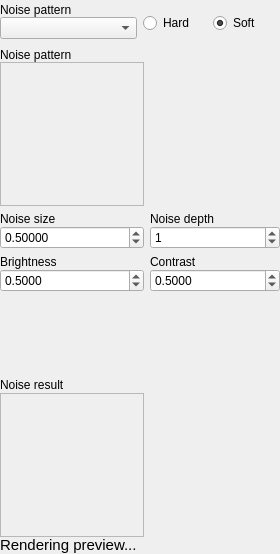
<?xml version="1.0" encoding="UTF-8"?>
<ui version="4.0">
 <class>teClouds</class>
 <widget class="QWidget" name="teClouds">
  <property name="geometry">
   <rect>
    <x>0</x>
    <y>0</y>
    <width>280</width>
    <height>554</height>
   </rect>
  </property>
  <property name="sizePolicy">
   <sizepolicy hsizetype="Preferred" vsizetype="Fixed">
    <horstretch>0</horstretch>
    <verstretch>0</verstretch>
   </sizepolicy>
  </property>
  <property name="windowTitle">
   <string>Form</string>
  </property>
  <layout class="QGridLayout" name="gridLayout_2">
   <property name="margin">
    <number>0</number>
   </property>
   <property name="verticalSpacing">
    <number>-1</number>
   </property>
   <item row="0" column="0" colspan="2">
    <widget class="QFrame" name="frNoise">
     <property name="sizePolicy">
      <sizepolicy hsizetype="Preferred" vsizetype="Fixed">
       <horstretch>0</horstretch>
       <verstretch>0</verstretch>
      </sizepolicy>
     </property>
     <layout class="QGridLayout" name="gridLayout">
      <property name="horizontalSpacing">
       <number>-1</number>
      </property>
      <property name="verticalSpacing">
       <number>0</number>
      </property>
      <property name="margin">
       <number>0</number>
      </property>
      <item row="0" column="0" rowspan="2">
       <widget class="QFrame" name="frNoiseType">
        <property name="sizePolicy">
         <sizepolicy hsizetype="Preferred" vsizetype="Fixed">
          <horstretch>0</horstretch>
          <verstretch>0</verstretch>
         </sizepolicy>
        </property>
        <layout class="QVBoxLayout" name="verticalLayout_4">
         <property name="spacing">
          <number>0</number>
         </property>
         <property name="margin">
          <number>0</number>
         </property>
         <item>
          <widget class="QLabel" name="label">
           <property name="text">
            <string>Noise pattern</string>
           </property>
          </widget>
         </item>
         <item>
          <widget class="QComboBox" name="noiseType"/>
         </item>
        </layout>
       </widget>
      </item>
      <item row="0" column="1">
       <spacer name="verticalSpacer_2">
        <property name="orientation">
         <enum>Qt::Vertical</enum>
        </property>
        <property name="sizeHint" stdset="0">
         <size>
          <width>20</width>
          <height>13</height>
         </size>
        </property>
       </spacer>
      </item>
      <item row="1" column="1">
       <widget class="QFrame" name="frRadios">
        <property name="sizePolicy">
         <sizepolicy hsizetype="Preferred" vsizetype="Preferred">
          <horstretch>0</horstretch>
          <verstretch>0</verstretch>
         </sizepolicy>
        </property>
        <layout class="QHBoxLayout" name="horizontalLayout_2">
         <property name="leftMargin">
          <number>0</number>
         </property>
         <property name="topMargin">
          <number>0</number>
         </property>
         <property name="rightMargin">
          <number>4</number>
         </property>
         <property name="bottomMargin">
          <number>9</number>
         </property>
         <item>
          <widget class="QRadioButton" name="hardNoise">
           <property name="text">
            <string>Hard</string>
           </property>
          </widget>
         </item>
         <item>
          <widget class="QRadioButton" name="softNoise">
           <property name="text">
            <string>Soft</string>
           </property>
           <property name="checked">
            <bool>true</bool>
           </property>
          </widget>
         </item>
        </layout>
       </widget>
      </item>
     </layout>
    </widget>
   </item>
   <item row="1" column="0">
    <widget class="QFrame" name="frPattern2">
     <property name="sizePolicy">
      <sizepolicy hsizetype="Preferred" vsizetype="Fixed">
       <horstretch>0</horstretch>
       <verstretch>0</verstretch>
      </sizepolicy>
     </property>
     <layout class="QVBoxLayout" name="lyNoisePattern">
      <property name="spacing">
       <number>0</number>
      </property>
      <property name="margin">
       <number>0</number>
      </property>
      <item>
       <widget class="QLabel" name="label_7">
        <property name="text">
         <string>Noise pattern</string>
        </property>
       </widget>
      </item>
      <item>
       <widget class="QLabel" name="noisePattern">
        <property name="sizePolicy">
         <sizepolicy hsizetype="Fixed" vsizetype="Fixed">
          <horstretch>0</horstretch>
          <verstretch>0</verstretch>
         </sizepolicy>
        </property>
        <property name="minimumSize">
         <size>
          <width>144</width>
          <height>144</height>
         </size>
        </property>
        <property name="maximumSize">
         <size>
          <width>144</width>
          <height>144</height>
         </size>
        </property>
        <property name="frameShape">
         <enum>QFrame::StyledPanel</enum>
        </property>
        <property name="text">
         <string/>
        </property>
       </widget>
      </item>
     </layout>
    </widget>
   </item>
   <item row="2" column="0">
    <widget class="QFrame" name="frNoiseSize">
     <property name="sizePolicy">
      <sizepolicy hsizetype="Preferred" vsizetype="Fixed">
       <horstretch>0</horstretch>
       <verstretch>0</verstretch>
      </sizepolicy>
     </property>
     <layout class="QVBoxLayout" name="verticalLayout">
      <property name="spacing">
       <number>0</number>
      </property>
      <property name="margin">
       <number>0</number>
      </property>
      <item>
       <widget class="QLabel" name="label_2">
        <property name="text">
         <string>Noise size</string>
        </property>
       </widget>
      </item>
      <item>
       <widget class="QDoubleSpinBox" name="noiseSize">
        <property name="decimals">
         <number>5</number>
        </property>
        <property name="maximum">
         <double>10.000000000000000</double>
        </property>
        <property name="singleStep">
         <double>0.010000000000000</double>
        </property>
        <property name="value">
         <double>0.500000000000000</double>
        </property>
       </widget>
      </item>
     </layout>
    </widget>
   </item>
   <item row="2" column="1">
    <widget class="QFrame" name="frNoiseDepth">
     <property name="sizePolicy">
      <sizepolicy hsizetype="Preferred" vsizetype="Fixed">
       <horstretch>0</horstretch>
       <verstretch>0</verstretch>
      </sizepolicy>
     </property>
     <layout class="QVBoxLayout" name="verticalLayout_6">
      <property name="spacing">
       <number>0</number>
      </property>
      <property name="margin">
       <number>0</number>
      </property>
      <item>
       <widget class="QLabel" name="label_5">
        <property name="text">
         <string>Noise depth</string>
        </property>
       </widget>
      </item>
      <item>
       <widget class="QSpinBox" name="noiseDepth">
        <property name="maximum">
         <number>24</number>
        </property>
        <property name="value">
         <number>1</number>
        </property>
       </widget>
      </item>
     </layout>
    </widget>
   </item>
   <item row="3" column="0">
    <widget class="QFrame" name="frBrightness">
     <property name="sizePolicy">
      <sizepolicy hsizetype="Preferred" vsizetype="Fixed">
       <horstretch>0</horstretch>
       <verstretch>0</verstretch>
      </sizepolicy>
     </property>
     <layout class="QVBoxLayout" name="verticalLayout_2">
      <property name="spacing">
       <number>0</number>
      </property>
      <property name="margin">
       <number>0</number>
      </property>
      <item>
       <widget class="QLabel" name="label_3">
        <property name="text">
         <string>Brightness</string>
        </property>
       </widget>
      </item>
      <item>
       <widget class="QDoubleSpinBox" name="brightness">
        <property name="decimals">
         <number>4</number>
        </property>
        <property name="maximum">
         <double>10.000000000000000</double>
        </property>
        <property name="singleStep">
         <double>0.010000000000000</double>
        </property>
        <property name="value">
         <double>0.500000000000000</double>
        </property>
       </widget>
      </item>
     </layout>
    </widget>
   </item>
   <item row="3" column="1">
    <widget class="QFrame" name="frContrast">
     <property name="sizePolicy">
      <sizepolicy hsizetype="Preferred" vsizetype="Fixed">
       <horstretch>0</horstretch>
       <verstretch>0</verstretch>
      </sizepolicy>
     </property>
     <layout class="QVBoxLayout" name="verticalLayout_3">
      <property name="spacing">
       <number>0</number>
      </property>
      <property name="margin">
       <number>0</number>
      </property>
      <item>
       <widget class="QLabel" name="label_4">
        <property name="text">
         <string>Contrast</string>
        </property>
       </widget>
      </item>
      <item>
       <widget class="QDoubleSpinBox" name="contrast">
        <property name="decimals">
         <number>4</number>
        </property>
        <property name="maximum">
         <double>10.000000000000000</double>
        </property>
        <property name="singleStep">
         <double>0.100000000000000</double>
        </property>
        <property name="value">
         <double>0.500000000000000</double>
        </property>
       </widget>
      </item>
     </layout>
    </widget>
   </item>
   <item row="4" column="0" colspan="2">
    <widget class="Re3DMappingEditor" name="mapping3D"/>
   </item>
   <item row="5" column="0">
    <widget class="QFrame" name="frPreview_2">
     <property name="sizePolicy">
      <sizepolicy hsizetype="Preferred" vsizetype="Fixed">
       <horstretch>0</horstretch>
       <verstretch>0</verstretch>
      </sizepolicy>
     </property>
     <layout class="QVBoxLayout" name="frPreview">
      <property name="spacing">
       <number>0</number>
      </property>
      <property name="margin">
       <number>0</number>
      </property>
      <item>
       <widget class="QFrame" name="frResult">
        <layout class="QVBoxLayout" name="lyNoiseResult">
         <property name="spacing">
          <number>1</number>
         </property>
         <property name="margin">
          <number>0</number>
         </property>
         <item>
          <widget class="QLabel" name="label_6">
           <property name="text">
            <string>Noise result</string>
           </property>
          </widget>
         </item>
         <item>
          <widget class="QLabel" name="noiseResult">
           <property name="sizePolicy">
            <sizepolicy hsizetype="Fixed" vsizetype="Fixed">
             <horstretch>0</horstretch>
             <verstretch>0</verstretch>
            </sizepolicy>
           </property>
           <property name="minimumSize">
            <size>
             <width>144</width>
             <height>144</height>
            </size>
           </property>
           <property name="maximumSize">
            <size>
             <width>144</width>
             <height>144</height>
            </size>
           </property>
           <property name="frameShape">
            <enum>QFrame::StyledPanel</enum>
           </property>
           <property name="text">
            <string/>
           </property>
          </widget>
         </item>
        </layout>
       </widget>
      </item>
      <item>
       <widget class="QFrame" name="frMessage">
        <property name="sizePolicy">
         <sizepolicy hsizetype="Preferred" vsizetype="Fixed">
          <horstretch>0</horstretch>
          <verstretch>0</verstretch>
         </sizepolicy>
        </property>
        <layout class="QHBoxLayout" name="horizontalLayout">
         <property name="spacing">
          <number>0</number>
         </property>
         <property name="margin">
          <number>0</number>
         </property>
         <item>
          <widget class="QLabel" name="msgRenderingPreview">
           <property name="sizePolicy">
            <sizepolicy hsizetype="Preferred" vsizetype="Fixed">
             <horstretch>0</horstretch>
             <verstretch>0</verstretch>
            </sizepolicy>
           </property>
           <property name="minimumSize">
            <size>
             <width>16</width>
             <height>16</height>
            </size>
           </property>
           <property name="maximumSize">
            <size>
             <width>16777215</width>
             <height>16</height>
            </size>
           </property>
           <property name="font">
            <font>
             <pointsize>11</pointsize>
            </font>
           </property>
           <property name="text">
            <string>Rendering preview...</string>
           </property>
          </widget>
         </item>
         <item>
          <spacer name="verticalSpacer">
           <property name="orientation">
            <enum>Qt::Vertical</enum>
           </property>
           <property name="sizeType">
            <enum>QSizePolicy::Minimum</enum>
           </property>
           <property name="sizeHint" stdset="0">
            <size>
             <width>5</width>
             <height>17</height>
            </size>
           </property>
          </spacer>
         </item>
        </layout>
       </widget>
      </item>
     </layout>
    </widget>
   </item>
  </layout>
  <zorder>frNoise</zorder>
  <zorder>frNoiseSize</zorder>
  <zorder>frNoiseDepth</zorder>
  <zorder>frBrightness</zorder>
  <zorder>frContrast</zorder>
  <zorder>frPreview_2</zorder>
  <zorder>frPattern2</zorder>
  <zorder>mapping3D</zorder>
 </widget>
 <customwidgets>
  <customwidget>
   <class>Re3DMappingEditor</class>
   <extends>QWidget</extends>
   <header>Re3DMappingEditor.h</header>
  </customwidget>
 </customwidgets>
 <resources/>
 <connections/>
</ui>
